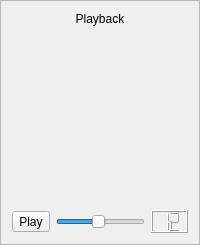
     <widget class="QFrame" name="playBackFrame">
      <property name="enabled">
       <bool>true</bool>
      </property>
      <property name="sizePolicy">
       <sizepolicy hsizetype="Minimum" vsizetype="Minimum">
        <horstretch>0</horstretch>
        <verstretch>0</verstretch>
       </sizepolicy>
      </property>
      <property name="frameShape">
       <enum>QFrame::StyledPanel</enum>
      </property>
      <property name="frameShadow">
       <enum>QFrame::Raised</enum>
      </property>
      <layout class="QGridLayout" name="gridLayout">
       <item row="1" column="0" colspan="3">
        <widget class="QLabel" name="playbackLabel_2">
         <property name="sizePolicy">
          <sizepolicy hsizetype="MinimumExpanding" vsizetype="Preferred">
           <horstretch>0</horstretch>
           <verstretch>0</verstretch>
          </sizepolicy>
         </property>
         <property name="minimumSize">
          <size>
           <width>172</width>
           <height>172</height>
          </size>
         </property>
         <property name="text">
          <string/>
         </property>
         <property name="alignment">
          <set>Qt::AlignCenter</set>
         </property>
        </widget>
       </item>
       <item row="0" column="0" colspan="3">
        <widget class="QLabel" name="playbackLabel">
         <property name="sizePolicy">
          <sizepolicy hsizetype="Preferred" vsizetype="Fixed">
           <horstretch>0</horstretch>
           <verstretch>0</verstretch>
          </sizepolicy>
         </property>
         <property name="text">
          <string>Playback</string>
         </property>
         <property name="alignment">
          <set>Qt::AlignCenter</set>
         </property>
        </widget>
       </item>
       <item row="2" column="0">
        <widget class="QToolButton" name="playbackStopPlayButton">
         <property name="text">
          <string>Play</string>
         </property>
         <property name="icon">
          <iconset resource="guiresources.qrc">
           <normaloff>:/images/play.png</normaloff>:/images/play.png</iconset>
         </property>
        </widget>
       </item>
       <item row="2" column="1">
        <widget class="QSlider" name="playbackFPSSelector">
         <property name="sizePolicy">
          <sizepolicy hsizetype="Preferred" vsizetype="Fixed">
           <horstretch>0</horstretch>
           <verstretch>0</verstretch>
          </sizepolicy>
         </property>
         <property name="minimum">
          <number>1</number>
         </property>
         <property name="maximum">
          <number>24</number>
         </property>
         <property name="pageStep">
          <number>5</number>
         </property>
         <property name="value">
          <number>12</number>
         </property>
         <property name="orientation">
          <enum>Qt::Horizontal</enum>
         </property>
        </widget>
       </item>
       <item row="2" column="2">
        <widget class="QLCDNumber" name="fpsDisplay">
         <property name="sizePolicy">
          <sizepolicy hsizetype="Fixed" vsizetype="Minimum">
           <horstretch>0</horstretch>
           <verstretch>0</verstretch>
          </sizepolicy>
         </property>
         <property name="digitCount">
          <number>2</number>
         </property>
         <property name="intValue" stdset="0">
          <number>12</number>
         </property>
        </widget>
       </item>
      </layout>
     </widget>
